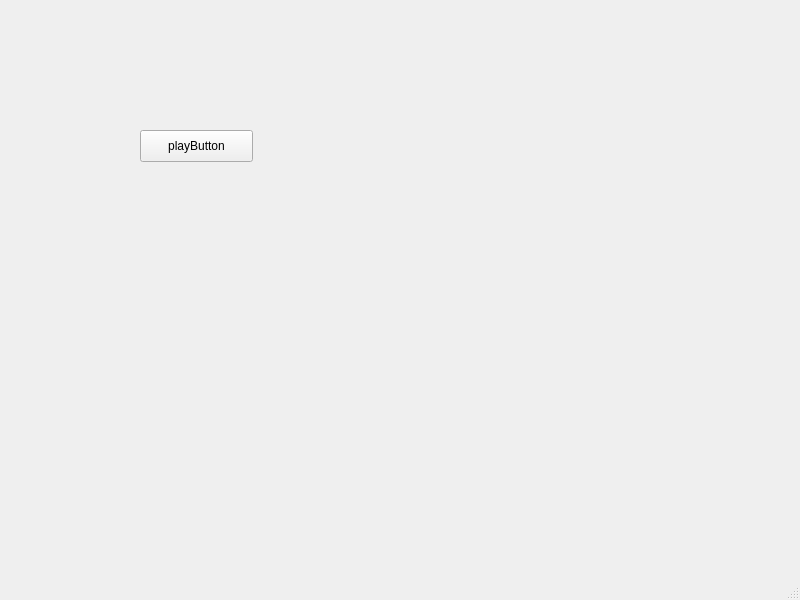
<?xml version="1.0" encoding="UTF-8"?>
<ui version="4.0">
 <class>MainWindow</class>
 <widget class="QMainWindow" name="MainWindow">
  <property name="geometry">
   <rect>
    <x>0</x>
    <y>0</y>
    <width>800</width>
    <height>600</height>
   </rect>
  </property>
  <property name="windowTitle">
   <string>MainWindow</string>
  </property>
  <widget class="QWidget" name="centralwidget">
   <widget class="QPushButton" name="pushButton">
    <property name="geometry">
     <rect>
      <x>140</x>
      <y>130</y>
      <width>113</width>
      <height>32</height>
     </rect>
    </property>
    <property name="text">
     <string>playButton</string>
    </property>
   </widget>
  </widget>
  <widget class="QMenuBar" name="menubar">
   <property name="geometry">
    <rect>
     <x>0</x>
     <y>0</y>
     <width>800</width>
     <height>24</height>
    </rect>
   </property>
  </widget>
  <widget class="QStatusBar" name="statusbar"/>
 </widget>
 <resources/>
 <connections/>
</ui>
